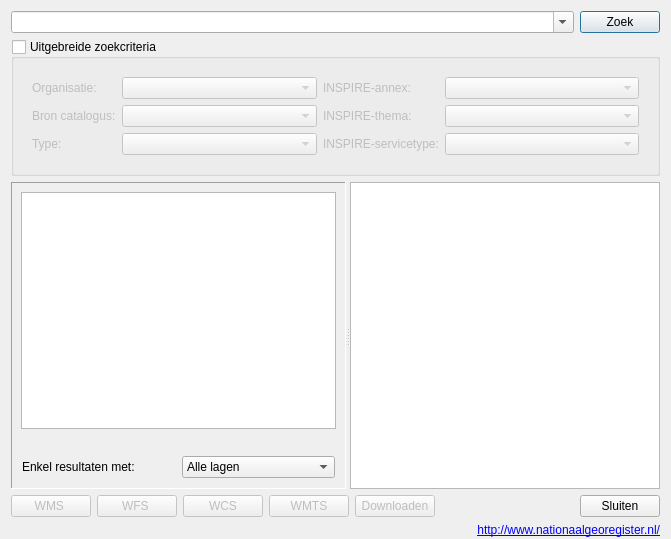
<?xml version="1.0" encoding="UTF-8"?>
<ui version="4.0">
 <class>dataCatalogDlg</class>
 <widget class="QDialog" name="dataCatalogDlg">
  <property name="geometry">
   <rect>
    <x>0</x>
    <y>0</y>
    <width>671</width>
    <height>539</height>
   </rect>
  </property>
  <property name="minimumSize">
   <size>
    <width>360</width>
    <height>400</height>
   </size>
  </property>
  <property name="windowTitle">
   <string>Nationaal Georegister</string>
  </property>
  <property name="windowIcon">
   <iconset resource="resources.qrc">
    <normaloff>:/plugins/inspireNL/images/icon.png</normaloff>:/plugins/inspireNL/images/icon.png</iconset>
  </property>
  <layout class="QVBoxLayout" name="verticalLayout">
   <property name="bottomMargin">
    <number>2</number>
   </property>
   <item>
    <layout class="QHBoxLayout" name="horizontalLayout">
     <item>
      <widget class="QComboBox" name="zoekTxt">
       <property name="sizePolicy">
        <sizepolicy hsizetype="Expanding" vsizetype="Fixed">
         <horstretch>0</horstretch>
         <verstretch>0</verstretch>
        </sizepolicy>
       </property>
       <property name="editable">
        <bool>true</bool>
       </property>
      </widget>
     </item>
     <item>
      <widget class="QPushButton" name="zoekBtn">
       <property name="text">
        <string>Zoek</string>
       </property>
       <property name="icon">
        <iconset>
         <normaloff>:/plugins/geopunt4Qgis/images/magnifyingGlass.png</normaloff>:/plugins/geopunt4Qgis/images/magnifyingGlass.png</iconset>
       </property>
       <property name="checkable">
        <bool>false</bool>
       </property>
       <property name="autoDefault">
        <bool>true</bool>
       </property>
       <property name="default">
        <bool>true</bool>
       </property>
       <property name="flat">
        <bool>false</bool>
       </property>
      </widget>
     </item>
    </layout>
   </item>
   <item>
    <widget class="QGroupBox" name="filterBox">
     <property name="title">
      <string>Uitgebreide zoekcriteria</string>
     </property>
     <property name="checkable">
      <bool>true</bool>
     </property>
     <property name="checked">
      <bool>false</bool>
     </property>
     <layout class="QVBoxLayout" name="verticalLayout_3">
      <item>
       <widget class="QWidget" name="filterWgt" native="true">
        <property name="sizePolicy">
         <sizepolicy hsizetype="Preferred" vsizetype="Minimum">
          <horstretch>0</horstretch>
          <verstretch>0</verstretch>
         </sizepolicy>
        </property>
        <layout class="QGridLayout" name="gridLayout">
         <item row="5" column="3">
          <widget class="QComboBox" name="INSPIREthemaCbx">
           <property name="sizePolicy">
            <sizepolicy hsizetype="Expanding" vsizetype="Fixed">
             <horstretch>0</horstretch>
             <verstretch>0</verstretch>
            </sizepolicy>
           </property>
           <property name="sizeIncrement">
            <size>
             <width>0</width>
             <height>0</height>
            </size>
           </property>
           <property name="sizeAdjustPolicy">
            <enum>QComboBox::AdjustToContents</enum>
           </property>
           <property name="frame">
            <bool>true</bool>
           </property>
          </widget>
         </item>
         <item row="5" column="2">
          <widget class="QLabel" name="INSPIREthemaLbl">
           <property name="sizePolicy">
            <sizepolicy hsizetype="Minimum" vsizetype="Minimum">
             <horstretch>0</horstretch>
             <verstretch>0</verstretch>
            </sizepolicy>
           </property>
           <property name="text">
            <string>INSPIRE-thema:</string>
           </property>
          </widget>
         </item>
         <item row="4" column="2">
          <widget class="QLabel" name="INSPIREannexLbl">
           <property name="sizePolicy">
            <sizepolicy hsizetype="Minimum" vsizetype="Minimum">
             <horstretch>0</horstretch>
             <verstretch>0</verstretch>
            </sizepolicy>
           </property>
           <property name="text">
            <string>INSPIRE-annex:</string>
           </property>
          </widget>
         </item>
         <item row="4" column="3">
          <widget class="QComboBox" name="INSPIREannexCbx">
           <property name="sizePolicy">
            <sizepolicy hsizetype="Expanding" vsizetype="Fixed">
             <horstretch>0</horstretch>
             <verstretch>0</verstretch>
            </sizepolicy>
           </property>
           <property name="sizeIncrement">
            <size>
             <width>0</width>
             <height>0</height>
            </size>
           </property>
           <property name="sizeAdjustPolicy">
            <enum>QComboBox::AdjustToContents</enum>
           </property>
           <property name="frame">
            <bool>true</bool>
           </property>
          </widget>
         </item>
         <item row="6" column="2">
          <widget class="QLabel" name="INSPIREserviceLbl">
           <property name="sizePolicy">
            <sizepolicy hsizetype="Minimum" vsizetype="Minimum">
             <horstretch>0</horstretch>
             <verstretch>0</verstretch>
            </sizepolicy>
           </property>
           <property name="text">
            <string>INSPIRE-servicetype:</string>
           </property>
          </widget>
         </item>
         <item row="6" column="3">
          <widget class="QComboBox" name="INSPIREserviceCbx">
           <property name="sizePolicy">
            <sizepolicy hsizetype="Expanding" vsizetype="Fixed">
             <horstretch>0</horstretch>
             <verstretch>0</verstretch>
            </sizepolicy>
           </property>
           <property name="sizeIncrement">
            <size>
             <width>0</width>
             <height>0</height>
            </size>
           </property>
           <property name="sizeAdjustPolicy">
            <enum>QComboBox::AdjustToContents</enum>
           </property>
           <property name="frame">
            <bool>true</bool>
           </property>
          </widget>
         </item>
         <item row="4" column="1">
          <widget class="QComboBox" name="organisatiesCbx">
           <property name="sizePolicy">
            <sizepolicy hsizetype="Expanding" vsizetype="Fixed">
             <horstretch>0</horstretch>
             <verstretch>0</verstretch>
            </sizepolicy>
           </property>
           <property name="sizeIncrement">
            <size>
             <width>0</width>
             <height>0</height>
            </size>
           </property>
           <property name="sizeAdjustPolicy">
            <enum>QComboBox::AdjustToContents</enum>
           </property>
           <property name="frame">
            <bool>true</bool>
           </property>
          </widget>
         </item>
         <item row="4" column="0">
          <widget class="QLabel" name="organisatiesLbl">
           <property name="sizePolicy">
            <sizepolicy hsizetype="Minimum" vsizetype="Minimum">
             <horstretch>0</horstretch>
             <verstretch>0</verstretch>
            </sizepolicy>
           </property>
           <property name="text">
            <string>Organisatie:</string>
           </property>
          </widget>
         </item>
         <item row="5" column="0">
          <widget class="QLabel" name="bronLbl">
           <property name="sizePolicy">
            <sizepolicy hsizetype="Minimum" vsizetype="Minimum">
             <horstretch>0</horstretch>
             <verstretch>0</verstretch>
            </sizepolicy>
           </property>
           <property name="text">
            <string>Bron catalogus:</string>
           </property>
          </widget>
         </item>
         <item row="5" column="1">
          <widget class="QComboBox" name="bronCbx">
           <property name="sizePolicy">
            <sizepolicy hsizetype="Expanding" vsizetype="Fixed">
             <horstretch>0</horstretch>
             <verstretch>0</verstretch>
            </sizepolicy>
           </property>
           <property name="sizeIncrement">
            <size>
             <width>0</width>
             <height>0</height>
            </size>
           </property>
           <property name="sizeAdjustPolicy">
            <enum>QComboBox::AdjustToContents</enum>
           </property>
           <property name="frame">
            <bool>true</bool>
           </property>
          </widget>
         </item>
         <item row="6" column="0">
          <widget class="QLabel" name="typeLbl">
           <property name="sizePolicy">
            <sizepolicy hsizetype="Minimum" vsizetype="Minimum">
             <horstretch>0</horstretch>
             <verstretch>0</verstretch>
            </sizepolicy>
           </property>
           <property name="text">
            <string>Type:</string>
           </property>
          </widget>
         </item>
         <item row="6" column="1">
          <widget class="QComboBox" name="typeCbx">
           <property name="sizePolicy">
            <sizepolicy hsizetype="Expanding" vsizetype="Fixed">
             <horstretch>0</horstretch>
             <verstretch>0</verstretch>
            </sizepolicy>
           </property>
           <property name="sizeIncrement">
            <size>
             <width>0</width>
             <height>0</height>
            </size>
           </property>
           <property name="sizeAdjustPolicy">
            <enum>QComboBox::AdjustToContents</enum>
           </property>
           <property name="frame">
            <bool>true</bool>
           </property>
          </widget>
         </item>
        </layout>
       </widget>
      </item>
     </layout>
    </widget>
   </item>
   <item>
    <widget class="QSplitter" name="splitter">
     <property name="sizePolicy">
      <sizepolicy hsizetype="Expanding" vsizetype="Expanding">
       <horstretch>0</horstretch>
       <verstretch>0</verstretch>
      </sizepolicy>
     </property>
     <property name="orientation">
      <enum>Qt::Horizontal</enum>
     </property>
     <property name="childrenCollapsible">
      <bool>false</bool>
     </property>
     <widget class="QFrame" name="resultWgt">
      <property name="minimumSize">
       <size>
        <width>120</width>
        <height>0</height>
       </size>
      </property>
      <property name="baseSize">
       <size>
        <width>200</width>
        <height>0</height>
       </size>
      </property>
      <property name="frameShape">
       <enum>QFrame::Panel</enum>
      </property>
      <property name="frameShadow">
       <enum>QFrame::Sunken</enum>
      </property>
      <layout class="QVBoxLayout" name="verticalLayout_2">
       <item>
        <widget class="QListView" name="resultView">
         <property name="minimumSize">
          <size>
           <width>100</width>
           <height>0</height>
          </size>
         </property>
         <property name="contextMenuPolicy">
          <enum>Qt::ActionsContextMenu</enum>
         </property>
         <property name="editTriggers">
          <set>QAbstractItemView::NoEditTriggers</set>
         </property>
         <property name="alternatingRowColors">
          <bool>true</bool>
         </property>
         <property name="selectionMode">
          <enum>QAbstractItemView::SingleSelection</enum>
         </property>
         <property name="selectionBehavior">
          <enum>QAbstractItemView::SelectRows</enum>
         </property>
        </widget>
       </item>
       <item>
        <widget class="QLabel" name="countLbl">
         <property name="sizePolicy">
          <sizepolicy hsizetype="MinimumExpanding" vsizetype="Preferred">
           <horstretch>0</horstretch>
           <verstretch>0</verstretch>
          </sizepolicy>
         </property>
         <property name="text">
          <string/>
         </property>
         <property name="alignment">
          <set>Qt::AlignCenter</set>
         </property>
        </widget>
       </item>
       <item>
        <widget class="QFrame" name="modelFilter">
         <property name="frameShape">
          <enum>QFrame::NoFrame</enum>
         </property>
         <property name="frameShadow">
          <enum>QFrame::Sunken</enum>
         </property>
         <layout class="QHBoxLayout" name="horizontalLayout_6">
          <property name="margin">
           <number>1</number>
          </property>
          <item>
           <widget class="QLabel" name="label">
            <property name="text">
             <string>Enkel resultaten met:</string>
            </property>
           </widget>
          </item>
          <item>
           <widget class="QComboBox" name="modelFilterCbx">
            <item>
             <property name="text">
              <string>Alle lagen</string>
             </property>
            </item>
            <item>
             <property name="text">
              <string>WMS</string>
             </property>
            </item>
            <item>
             <property name="text">
              <string>WFS</string>
             </property>
            </item>
            <item>
             <property name="text">
              <string>Download</string>
             </property>
            </item>
            <item>
             <property name="text">
              <string>WCS</string>
             </property>
            </item>
            <item>
             <property name="text">
              <string>WMTS</string>
             </property>
            </item>
           </widget>
          </item>
         </layout>
        </widget>
       </item>
      </layout>
     </widget>
     <widget class="QTextBrowser" name="descriptionText">
      <property name="frameShape">
       <enum>QFrame::StyledPanel</enum>
      </property>
      <property name="frameShadow">
       <enum>QFrame::Sunken</enum>
      </property>
      <property name="openExternalLinks">
       <bool>true</bool>
      </property>
     </widget>
    </widget>
   </item>
   <item>
    <layout class="QHBoxLayout" name="horizontalLayout_2">
     <item>
      <widget class="QPushButton" name="addWMSbtn">
       <property name="enabled">
        <bool>false</bool>
       </property>
       <property name="minimumSize">
        <size>
         <width>0</width>
         <height>0</height>
        </size>
       </property>
       <property name="text">
        <string>WMS </string>
       </property>
       <property name="icon">
        <iconset resource="resources.qrc">
         <normaloff>:/plugins/inspireNL/images/WmsLayer.png</normaloff>:/plugins/inspireNL/images/WmsLayer.png</iconset>
       </property>
       <property name="autoDefault">
        <bool>false</bool>
       </property>
      </widget>
     </item>
     <item>
      <widget class="QPushButton" name="addWFSbtn">
       <property name="enabled">
        <bool>false</bool>
       </property>
       <property name="text">
        <string>WFS </string>
       </property>
       <property name="icon">
        <iconset resource="resources.qrc">
         <normaloff>:/plugins/inspireNL/images/WfsLayer.png</normaloff>:/plugins/inspireNL/images/WfsLayer.png</iconset>
       </property>
       <property name="autoDefault">
        <bool>false</bool>
       </property>
      </widget>
     </item>
     <item>
      <widget class="QPushButton" name="addWCSbtn">
       <property name="enabled">
        <bool>false</bool>
       </property>
       <property name="text">
        <string>WCS</string>
       </property>
       <property name="icon">
        <iconset resource="resources.qrc">
         <normaloff>:/plugins/inspireNL/images/WcsLayer.png</normaloff>:/plugins/inspireNL/images/WcsLayer.png</iconset>
       </property>
      </widget>
     </item>
     <item>
      <widget class="QPushButton" name="addWMTSbtn">
       <property name="enabled">
        <bool>false</bool>
       </property>
       <property name="text">
        <string>WMTS</string>
       </property>
       <property name="icon">
        <iconset resource="resources.qrc">
         <normaloff>:/plugins/inspireNL/images/tiles.png</normaloff>:/plugins/inspireNL/images/tiles.png</iconset>
       </property>
      </widget>
     </item>
     <item>
      <widget class="QPushButton" name="DLbtn">
       <property name="enabled">
        <bool>false</bool>
       </property>
       <property name="text">
        <string>Downloaden</string>
       </property>
       <property name="icon">
        <iconset resource="resources.qrc">
         <normaloff>:/plugins/inspireNL/images/zip.png</normaloff>:/plugins/inspireNL/images/zip.png</iconset>
       </property>
       <property name="autoDefault">
        <bool>false</bool>
       </property>
      </widget>
     </item>
     <item>
      <spacer name="horizontalSpacer">
       <property name="orientation">
        <enum>Qt::Horizontal</enum>
       </property>
       <property name="sizeHint" stdset="0">
        <size>
         <width>40</width>
         <height>20</height>
        </size>
       </property>
      </spacer>
     </item>
     <item>
      <widget class="QPushButton" name="closeBtn">
       <property name="text">
        <string>Sluiten</string>
       </property>
      </widget>
     </item>
    </layout>
   </item>
   <item>
    <widget class="QLabel" name="msgLbl">
     <property name="sizePolicy">
      <sizepolicy hsizetype="MinimumExpanding" vsizetype="Preferred">
       <horstretch>0</horstretch>
       <verstretch>0</verstretch>
      </sizepolicy>
     </property>
     <property name="text">
      <string>&lt;html&gt;&lt;head/&gt;&lt;body&gt;&lt;p&gt;&lt;a href=&quot;http://www.nationaalgeoregister.nl/&quot;&gt;&lt;span style=&quot; text-decoration: underline; color:#0000ff;&quot;&gt;http://www.nationaalgeoregister.nl/&lt;/span&gt;&lt;/a&gt;&lt;/p&gt;&lt;/body&gt;&lt;/html&gt;</string>
     </property>
     <property name="alignment">
      <set>Qt::AlignBottom|Qt::AlignRight|Qt::AlignTrailing</set>
     </property>
     <property name="openExternalLinks">
      <bool>true</bool>
     </property>
     <property name="textInteractionFlags">
      <set>Qt::LinksAccessibleByKeyboard|Qt::LinksAccessibleByMouse</set>
     </property>
    </widget>
   </item>
  </layout>
  <action name="addWMSaction">
   <property name="text">
    <string>WMS toevoegen</string>
   </property>
  </action>
  <action name="Download_action">
   <property name="text">
    <string>Downloadpagina openen</string>
   </property>
  </action>
  <action name="addWFSaction">
   <property name="text">
    <string>WFS toevoegen</string>
   </property>
  </action>
 </widget>
 <resources>
  <include location="resources.qrc"/>
 </resources>
 <connections>
  <connection>
   <sender>filterBox</sender>
   <signal>toggled(bool)</signal>
   <receiver>filterWgt</receiver>
   <slot>setVisible(bool)</slot>
   <hints>
    <hint type="sourcelabel">
     <x>396</x>
     <y>101</y>
    </hint>
    <hint type="destinationlabel">
     <x>405</x>
     <y>82</y>
    </hint>
   </hints>
  </connection>
  <connection>
   <sender>closeBtn</sender>
   <signal>clicked()</signal>
   <receiver>dataCatalogDlg</receiver>
   <slot>reject()</slot>
   <hints>
    <hint type="sourcelabel">
     <x>773</x>
     <y>598</y>
    </hint>
    <hint type="destinationlabel">
     <x>512</x>
     <y>-13</y>
    </hint>
   </hints>
  </connection>
 </connections>
</ui>
